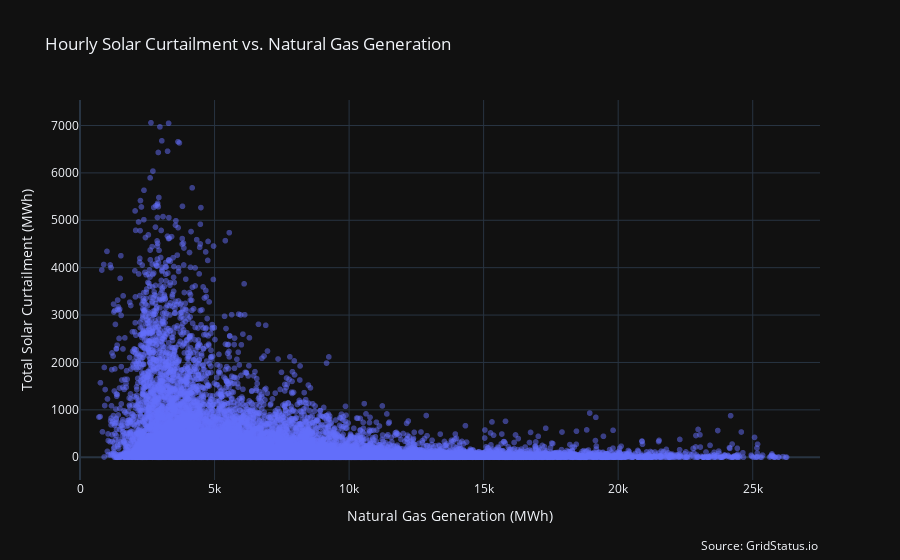

Notebook source saved alongside this figure:
### Code cell
fig = px.scatter(data, y="Total Solar Curtailment (MWh)", x="Natural Gas", title="Hourly Solar Curtailment vs. Natural Gas Generation", opacity=0.5)
fig.update_xaxes(title_text="Natural Gas Generation (MWh)")
# x axis range minumum 0
fig.update_xaxes(range=[0, 27500])

save_figure(fig, "solar_curtailment_vs_gas")

### Figure 1 — Plotly figure (JSON) as saved in the notebook; plotly's stock layout.template omitted (floating-point values rounded to 4 significant figures; data arrays with more than 128 entries replaced by an {"elided": "..."} marker saying what was removed)
{"data": [{"hovertemplate": "Natural Gas=%{x}<br>Total Solar Curtailment (MWh)=%{y}<extra></extra>", "legendgroup": "", "marker": {"color": "#636efa", "opacity": 0.5, "symbol": "circle"}, "mode": "markers", "name": "", "showlegend": false, "type": "scattergl", "x": {"elided": "20056 float values"}, "xaxis": "x", "y": {"elided": "20056 float values"}, "yaxis": "y"}], "layout": {"annotations": [{"showarrow": false, "text": "Source: GridStatus.io", "x": 1, "xref": "paper", "y": -0.2, "yref": "paper"}], "legend": {"tracegroupgap": 0}, "title": {"text": "Hourly Solar Curtailment vs. Natural Gas Generation"}, "xaxis": {"anchor": "y", "domain": [0, 1], "range": [0, 27500], "title": {"text": "Natural Gas Generation (MWh)"}}, "yaxis": {"anchor": "x", "domain": [0, 1], "title": {"text": "Total Solar Curtailment (MWh)"}}}}
